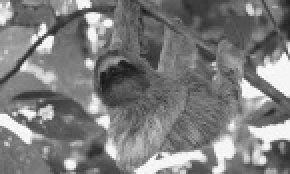
#> input picture out.jpg, 145 x 87 px (shown 2 times larger)
$ python rotator.py
#> lines starting #> are read from the running program, lines starting #| are printed output that depends on the picture
import os
import argparse
import cv2
import numpy as np
import scipy
from scipy import ndimage


# load the image from disk

img = cv2.imread('out.jpg',0)
#> img is the input picture: shape (87, 145); min 22, max 255, mean 125.2
rows,cols = img.shape
#> rows = 87; cols = 145

M = cv2.getRotationMatrix2D((cols/2,rows/2),90,1)
#> M = [[6.12e-17, 1, 29], [-1, 6.12e-17, 116]]
dst = cv2.warpAffine(img,M,(cols,rows))
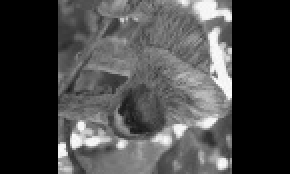
#> dst: shape (87, 145) (shown 2 times larger); min 0, max 255, mean 71.1


"""cv2.imshow('img',dst)
cv2.waitKey(0)
cv2.destroyAllWindows()"""

save = cv2.imwrite('rotated.jpg', dst)

print('hello')
